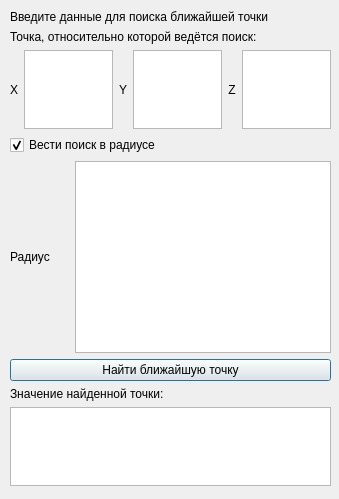
<?xml version="1.0" encoding="UTF-8"?>
<ui version="4.0">
 <class>FindNearestPointDialog</class>
 <widget class="QDialog" name="FindNearestPointDialog">
  <property name="geometry">
   <rect>
    <x>0</x>
    <y>0</y>
    <width>339</width>
    <height>499</height>
   </rect>
  </property>
  <property name="sizePolicy">
   <sizepolicy hsizetype="Fixed" vsizetype="Fixed">
    <horstretch>0</horstretch>
    <verstretch>0</verstretch>
   </sizepolicy>
  </property>
  <property name="windowTitle">
   <string>Dialog</string>
  </property>
  <widget class="QWidget" name="layoutWidget">
   <property name="geometry">
    <rect>
     <x>10</x>
     <y>10</y>
     <width>321</width>
     <height>476</height>
    </rect>
   </property>
   <layout class="QGridLayout" name="gridLayout">
    <property name="sizeConstraint">
     <enum>QLayout::SetMaximumSize</enum>
    </property>
    <item row="0" column="0">
     <widget class="QLabel" name="label">
      <property name="text">
       <string>Введите данные для поиска ближайшей точки</string>
      </property>
     </widget>
    </item>
    <item row="1" column="0">
     <widget class="QLabel" name="label_2">
      <property name="text">
       <string>Точка, относительно которой ведётся поиск:</string>
      </property>
     </widget>
    </item>
    <item row="2" column="0">
     <layout class="QHBoxLayout" name="horizontalLayout_4">
      <item>
       <layout class="QHBoxLayout" name="horizontalLayout">
        <item>
         <widget class="QLabel" name="xLabel">
          <property name="text">
           <string>X</string>
          </property>
          <property name="alignment">
           <set>Qt::AlignCenter</set>
          </property>
         </widget>
        </item>
        <item>
         <widget class="QTextEdit" name="xValue"/>
        </item>
       </layout>
      </item>
      <item>
       <layout class="QHBoxLayout" name="horizontalLayout_2">
        <item>
         <widget class="QLabel" name="yLabel">
          <property name="text">
           <string>Y</string>
          </property>
          <property name="alignment">
           <set>Qt::AlignCenter</set>
          </property>
         </widget>
        </item>
        <item>
         <widget class="QTextEdit" name="yValue"/>
        </item>
       </layout>
      </item>
      <item>
       <layout class="QHBoxLayout" name="horizontalLayout_3">
        <item>
         <widget class="QLabel" name="zLabel">
          <property name="text">
           <string>Z</string>
          </property>
          <property name="alignment">
           <set>Qt::AlignCenter</set>
          </property>
         </widget>
        </item>
        <item>
         <widget class="QTextEdit" name="zValue"/>
        </item>
       </layout>
      </item>
     </layout>
    </item>
    <item row="3" column="0">
     <widget class="QCheckBox" name="useRadiusCheckBox">
      <property name="text">
       <string>Вести поиск в радиусе</string>
      </property>
      <property name="checked">
       <bool>true</bool>
      </property>
     </widget>
    </item>
    <item row="4" column="0">
     <layout class="QHBoxLayout" name="horizontalLayout_5">
      <item>
       <widget class="QLabel" name="radiusLabel">
        <property name="text">
         <string>Радиус</string>
        </property>
       </widget>
      </item>
      <item>
       <widget class="QPlainTextEdit" name="radiusValue">
        <property name="sizePolicy">
         <sizepolicy hsizetype="Minimum" vsizetype="Minimum">
          <horstretch>0</horstretch>
          <verstretch>0</verstretch>
         </sizepolicy>
        </property>
       </widget>
      </item>
     </layout>
    </item>
    <item row="5" column="0">
     <widget class="QPushButton" name="findNearestPointButton">
      <property name="text">
       <string>Найти ближайшую точку</string>
      </property>
     </widget>
    </item>
    <item row="6" column="0">
     <widget class="QLabel" name="label_3">
      <property name="text">
       <string>Значение найденной точки:</string>
      </property>
     </widget>
    </item>
    <item row="7" column="0">
     <widget class="QPlainTextEdit" name="nearestPointValue">
      <property name="readOnly">
       <bool>true</bool>
      </property>
     </widget>
    </item>
   </layout>
  </widget>
 </widget>
 <resources/>
 <connections/>
</ui>
